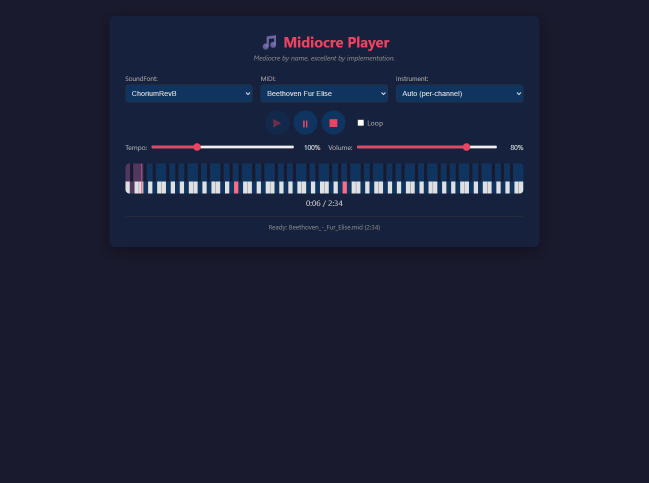
#> input picture .playwright-mcp/page-2026-02-19T15-59-36-561Z.png, 1297 x 966 px (shown at 1/2 size); its folder holds only this picture in this run
$ python make-readme-slideshow.py
#> lines starting #> are read from the running program, lines starting #| are printed output that depends on the picture
"""Create a uniform crop + animated GIF from Playwright screenshots.

Usage:
  python scripts/make-readme-slideshow.py [--src DIR] [--out DIR] [--width W] [--height H] [--gif FILE]

Behavior:
- Scans `--src` (default: .playwright-mcp) for PNG/JPEG screenshots.
- If --width/--height omitted, computes target size = min(widths), min(heights)
  (i.e. center-crop every image to a common size)
- Writes cropped images to `--out` (default: assets/readme-screenshots)
- Writes an animated GIF (`--gif`, default: assets/readme-slideshow.gif)

Dependencies: Pillow (install with `pip install pillow`)

This script is intended for simple, reproducible README slideshow generation
and is safe to run locally before committing the generated assets.
"""
from __future__ import annotations
import sys
from pathlib import Path
from PIL import Image, ImageChops
import argparse

DEFAULT_SRC = Path('.playwright-mcp')
DEFAULT_OUT = Path('assets/readme-screenshots')
DEFAULT_GIF = Path('assets/readme-slideshow.gif')


def find_images(src: Path):
    exts = ('.png', '.jpg', '.jpeg', '.webp')
    return sorted([p for p in src.iterdir() if p.suffix.lower() in exts and p.is_file()])


def center_crop(img: Image.Image, target_w: int, target_h: int) -> Image.Image:
    w, h = img.size
    if w == target_w and h == target_h:
        return img
    left = max(0, (w - target_w) // 2)
    top = max(0, (h - target_h) // 2)
    return img.crop((left, top, left + target_w, top + target_h))


def detect_trim_bbox(img: Image.Image, threshold: int = 10) -> tuple | None:
    """Return a bounding box (left, upper, right, lower) of content by
    comparing the image to a solid background color sampled from the border.
    If nothing differs (all background), returns None.
    """
    rgb = img.convert('RGB')
    w, h = rgb.size

    # Sample border pixels (10px wide strip) and take median as background color
    samples = []
    strip = 10
    for x in range(0, w, max(1, w // 50)):
        for y in range(0, strip):
            samples.append(rgb.getpixel((x, y)))
            samples.append(rgb.getpixel((x, h - 1 - y)))
    for y in range(0, h, max(1, h // 50)):
        for x in range(0, strip):
            samples.append(rgb.getpixel((x, y)))
            samples.append(rgb.getpixel((w - 1 - x, y)))

    if not samples:
        bg = (0, 0, 0)
    else:
        # median per channel
        rs = sorted(s[0] for s in samples)
        gs = sorted(s[1] for s in samples)
        bs = sorted(s[2] for s in samples)
        mid = len(rs) // 2
        bg = (rs[mid], gs[mid], bs[mid])

    # build a background image and compute a difference mask
    bg_img = Image.new('RGB', (w, h), bg)
    diff = ImageChops.difference(rgb, bg_img).convert('L')

    # threshold the diff to create a binary mask and get bbox
    mask = diff.point(lambda p: 255 if p > threshold else 0)
    bbox = mask.getbbox()
    return bbox


def compute_avg_hue(img: Image.Image, sample_box: tuple | None = None) -> float:
    """Estimate the average hue (0..360) for the image or a sub-box.
    Used to loosely group / order frames by color theme.
    """
    im = img.convert('RGB')
    if sample_box:
        im = im.crop(sample_box)
    # downscale for performance
    small = im.resize((100, 100))
    hsv = small.convert('HSV')
    data = list(hsv.getdata())
    if not data:
        return 0.0
    # H channel: 0..255 — convert to degrees
    hvals = [p[0] for p in data]
    avg = sum(hvals) / len(hvals)
    return (avg / 255.0) * 360.0


def main(argv=None):
    p = argparse.ArgumentParser()
    p.add_argument('--src', type=Path, default=DEFAULT_SRC, help='Source folder with screenshots')
    p.add_argument('--out', type=Path, default=DEFAULT_OUT, help='Output folder for cropped images')
    p.add_argument('--width', type=int, help='Target crop width (optional)')
    p.add_argument('--height', type=int, help='Target crop height (optional)')
    p.add_argument('--gif', type=Path, default=DEFAULT_GIF, help='Output animated GIF path')
    p.add_argument('--resize-width', type=int, help='Resize final frames to this width while preserving aspect')
    p.add_argument('--duration', type=int, default=800, help='Frame duration in ms for the GIF')
    p.add_argument('--trim', action='store_true', help='Tight-trim images to content (removes dead space)')
    p.add_argument('--trim-padding', type=int, default=12, help='Padding (px) to add after trim bbox')
    p.add_argument('--cycle-themes', action='store_true', help='Order frames by predominant hue so GIF cycles color themes')
    p.add_argument('--repeat', type=int, default=1, help='Repeat frames sequence in GIF (useful with --cycle-themes)')
    args = p.parse_args(argv)

    src = args.src
    out = args.out
    gif_path = args.gif
    do_trim = args.trim
    trim_padding = args.trim_padding
    cycle_themes = args.cycle_themes
    repeat_count = max(1, args.repeat)


    if not src.exists() or not src.is_dir():
        print(f"Source folder '{src}' not found.")
        return 2

    images = find_images(src)
    if not images:
        print(f"No screenshot images found in '{src}'.")
        return 3

    # --- compute crop/trim box (optional) ---------------------------------
    widths = []
    heights = []
    bboxes = []  # per-image trim bbox (may be None)
    for ip in images:
        with Image.open(ip) as im:
#> im is the input picture: PIL image 1297x966 RGB; mean R, G, B 27.7, 31.4, 54.3
            widths.append(im.width)
            heights.append(im.height)
            if do_trim:
                b = detect_trim_bbox(im)
                # default to full image when detect fails
                if not b:
                    b = (0, 0, im.width, im.height)
                bboxes.append(b)
            else:
                bboxes.append((0, 0, im.width, im.height))

    # union bbox across all frames (useful when trimming)
    if do_trim:
        lefts = [b[0] for b in bboxes]
        uppers = [b[1] for b in bboxes]
        rights = [b[2] for b in bboxes]
        lowers = [b[3] for b in bboxes]
        union = (
            max(0, min(lefts) - trim_padding),
            max(0, min(uppers) - trim_padding),
            max(rights) + trim_padding,
            max(lowers) + trim_padding,
        )
        # clamp union to smallest image size (assume consistent sizes)
        base_w, base_h = min(widths), min(heights)
        union = (union[0], union[1], min(union[2], base_w), min(union[3], base_h))
        target_w, target_h = (args.width or (union[2] - union[0]), args.height or (union[3] - union[1]))
    else:
        target_w, target_h = (args.width or min(widths), args.height or min(heights))
#> target_w = 1297; target_h = 966
        union = None

    out.mkdir(parents=True, exist_ok=True)

    # --- crop/resize frames --------------------------------------------------
    frame_tuples = []  # (frame_image, avg_hue)
    for idx, ip in enumerate(images):
        with Image.open(ip) as im:
            if union:
                # ensure bbox fits current image (clamp if necessary)
                lw, up, rt, lo = union
                lw = max(0, min(lw, im.width - 1))
                up = max(0, min(up, im.height - 1))
                rt = max(lw + 1, min(rt, im.width))
                lo = max(up + 1, min(lo, im.height))
                frame = im.crop((lw, up, rt, lo))
                # if user asked for explicit width/height, center-crop that region
                if args.width or args.height:
                    frame = center_crop(frame, target_w, target_h)
            else:
                frame = center_crop(im, target_w, target_h)

            # optional resize to a fixed width
            if args.resize_width and frame.width != args.resize_width:
                new_h = int(frame.height * (args.resize_width / frame.width))
                frame = frame.resize((args.resize_width, new_h), Image.LANCZOS)

            out_file = out / ip.name
            frame.save(out_file)

            # compute theme hue (for ordering) and keep frame
            hue = compute_avg_hue(frame)
#> in compute_avg_hue, `small = im.resize((100, 100))`:
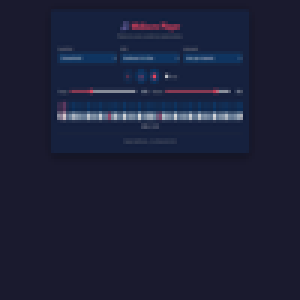
#> small: PIL image 100x100 RGB (shown 3 times larger); mean R, G, B 27.7, 31.4, 54.3
#> in compute_avg_hue, `hsv = small.convert('HSV')`: hsv: PIL image 100x100 HSV; mean H, S, V 166.4, 125.3, 54.6
#> in compute_avg_hue, `data = list(hsv.getdata())`: data = 10000 items, first 6: (170, 110, 46), (170, 110, 46), (170, 110, 46), (170, 110, 46), (170, 110, 46), (170, 110, 46)
#> in compute_avg_hue, `hvals = [p[0] for p in data]`: hvals = 10000 values, max 247 at index 2551, min 143 at index 3854, mean 166.4
#> in compute_avg_hue, `avg = sum(hvals) / len(hvals)`: avg = 166.4
#> hue = 234.9
            frame_tuples.append((frame.copy(), hue))
            print(f"Saved cropped: {out_file} (hue={hue:.1f})")
#| Saved cropped: assets/readme-screenshots/page-2026-02-19T15-59-36-561Z.png (hue=234.9)

    # --- optionally reorder frames by theme hue -------------------------------
    if cycle_themes:
        frame_tuples.sort(key=lambda x: x[1])
    else:
        # keep original order
        pass

    # flatten and repeat if requested
    frames = [ft[0].convert('P', palette=Image.ADAPTIVE) for ft in frame_tuples]
#> frames = 1 item
    if repeat_count > 1:
        frames = frames * repeat_count

    # write animated GIF
    if frames:
        first, *rest = frames
#> rest = []
        gif_path.parent.mkdir(parents=True, exist_ok=True)
        first.save(
            gif_path,
            save_all=True,
            append_images=rest,
            duration=args.duration,
            loop=0,
            optimize=True,
            disposal=2,
        )
        print(f"Wrote GIF: {gif_path} ({len(frames)} frames)")
#| Wrote GIF: assets/readme-slideshow.gif (1 frames)
    else:
        print("No frames to write to GIF.")

    print("Done.")
    return 0


if __name__ == '__main__':
    raise SystemExit(main())
#> (the program exits here)

$ run again, on .playwright-mcp/page-2026-02-19T16-01-12-900Z.png
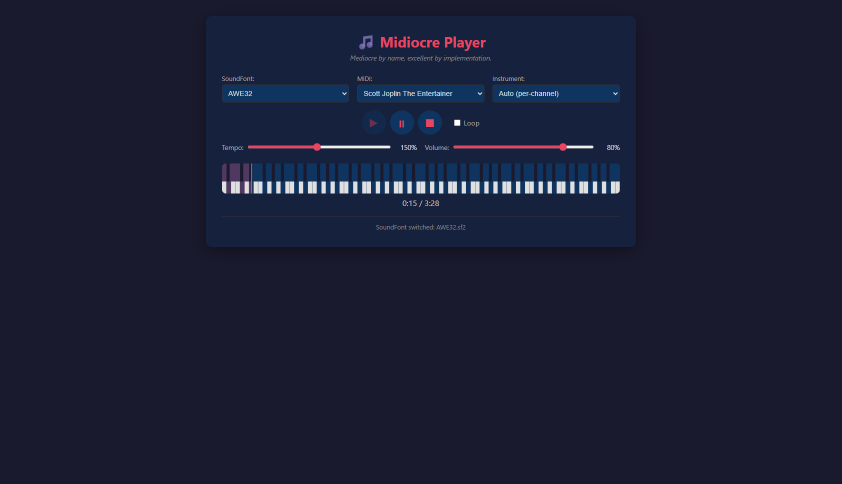
#> input picture .playwright-mcp/page-2026-02-19T16-01-12-900Z.png, 1683 x 967 px (shown at 1/2 size)
#> in main, im is the input picture: PIL image 1683x967 RGB; mean R, G, B 27.3, 30.1, 52.4
#> in compute_avg_hue, `small = im.resize((100, 100))`:
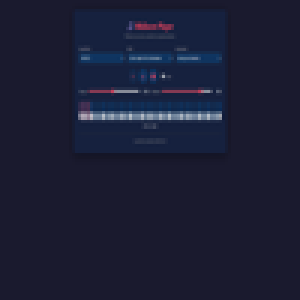
#> small: PIL image 100x100 RGB (shown 3 times larger); mean R, G, B 27.3, 30.1, 52.4
#> hsv: PIL image 100x100 HSV; mean H, S, V 167.3, 121.8, 52.6
#> data = 10000 items, first 6: (170, 110, 46), (170, 110, 46), (170, 110, 46), (170, 110, 46), (170, 110, 46), (170, 110, 46)
#> hvals = 10000 values, max 246 at index 3037, min 148 at index 1961, mean 167.3
#> avg = 167.3
#> hue = 236.1
#| Saved cropped: assets/readme-screenshots/page-2026-02-19T16-01-12-900Z.png (hue=236.1)
#> frames = 1 item
#> rest = []
#| Wrote GIF: assets/readme-slideshow.gif (1 frames)
